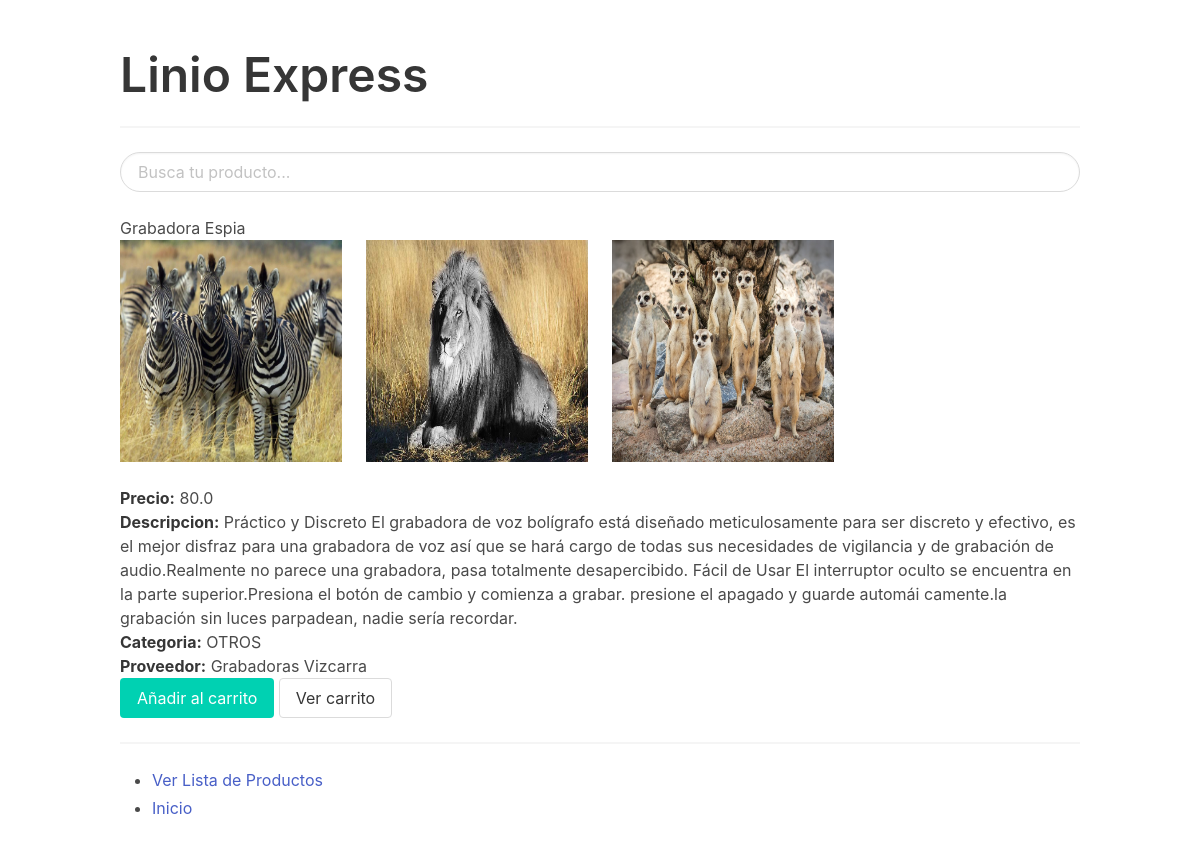
/productos/50, run on the app's committed database.
### main/models.py (models this page shows, shortened)
class Producto(models.Model):
    categoria = models.ForeignKey('Categoria', on_delete=models.SET_NULL, null=True)
    proveedor = models.ForeignKey('Proveedor', on_delete=models.SET_NULL, null=True)
    nombre = models.CharField(max_length=20)
    descripcion = models.TextField()
    precio = models.FloatField()
    estado = models.CharField(max_length=3)
    descuento = models.FloatField(default=0)

class ProductoImage(models.Model):
    product = models.ForeignKey('Producto', on_delete=models.CASCADE, related_name='images')
    image = models.ImageField(upload_to="products", null=True, blank=True)

class Categoria(models.Model):
    codigo = models.CharField(max_length=4)
    nombre = models.CharField(max_length=50)

class Proveedor(models.Model):
    ruc = models.CharField(max_length=11)
    razon_social = models.CharField(max_length=20)
    telefono = models.CharField(max_length=9)
    def __str__(self):
        return self.razon_social

### main/views.py (the view)
# urls.py: path('productos/<int:pk>', views.ProductDetailView.as_view(), name='product-detail'),
class ProductDetailView(DetailView):
    model = Producto

### main/templates/main/producto_detail.html
{% extends "base.html" %}
{% block content %}
    <h3> {{ object.nombre }} </h3>
    <div class="columns">
        {% for image in object.images.all %}
            <div class="column is-3">
                <figure class="image is-square">
                    <a href="{{ image.image.url }}">
                        <img src="{{ image.image.url }}" alt="No hay imagen disponible">
                    </a>
                </figure>
            </div>
        {% empty %}
            <div class="column content">
                <p>Aún no hay imágenes disponibles</p>
            </div>
        {% endfor %}
    </div>
    <ul>
      <li><strong>Precio:</strong> {{ object.precio }}</li>
      <li><strong>Descripcion:</strong> {{ object.descripcion }}</li>
      <li><strong>Categoria:</strong> {{ object.categoria.nombre }}</li>
      <li><strong>Proveedor:</strong> {{ object.proveedor }}</li>
    </ul>
    <div class="block">
        <a href="{% url 'add-to-cart' product_pk=object.pk %}" class='button is-primary'>
          Añadir al carrito
        </a>
        <a href="{% url 'pedido-detail' %}" class='button'>
          Ver carrito
        </a>
    </div>
    <hr>
    <div class="content">
        <ul>
          <li><a href="{% url 'product-list' %}">Ver Lista de Productos</a></li>
          <li><a href="{% url 'home' %}">Inicio</a></li>
        </ul>
    </div>
{% endblock %}

### data on the page
Producto: nombre "Grabadora Espia", precio "80.0", descripcion "Práctico y Discreto El grabadora de voz bolígrafo está diseñado meticulosamente para ser discreto y efectivo, es el mejor disfraz para una grabadora de voz así que se hará cargo de todas sus necesidades de vigilancia y de grabación de audio.Realmente no parece una grabadora, pasa totalmente desapercibido. Fácil de Usar El interruptor oculto se encuentra en la parte superior.Presiona el botón de cambio y comienza a grabar. presione el apagado y guarde automái camente.la grabación sin luces parpadean, nadie sería recordar.", categoria.nombre "OTROS", proveedor "Grabadoras Vizcarra"
ProductoImage: image (picture)
ProductoImage: image (picture)
ProductoImage: image (picture)
